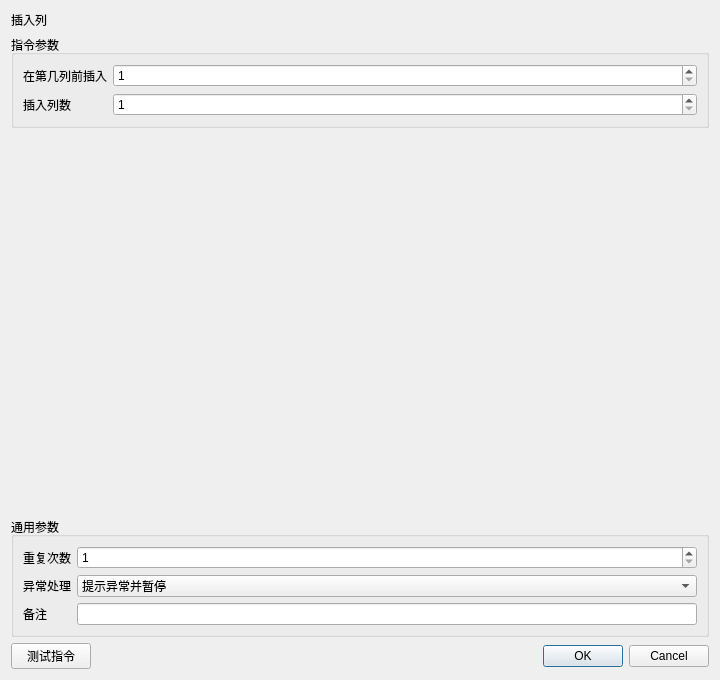
<?xml version="1.0" encoding="UTF-8"?><ui version="4.0"><class>InstructionEditor</class><widget class="QDialog" name="InstructionEditor"><property name="geometry"><rect><x>0</x><y>0</y><width>720</width><height>680</height></rect></property><layout class="QVBoxLayout" name="rootLayout"><item><widget class="QLabel" name="titleLabel"><property name="text"><string>插入列</string></property></widget></item><item><widget class="QGroupBox" name="parameterGroupBox"><property name="title"><string>指令参数</string></property><layout class="QFormLayout" name="parameterFormLayout"><item row="0" column="0"><widget class="QLabel" name="label_0"><property name="text"><string>在第几列前插入</string></property></widget></item><item row="0" column="1"><widget class="QSpinBox" name="parameter_0"><property name="minimum"><number>1</number></property><property name="maximum"><number>1000000</number></property><property name="value"><number>1</number></property></widget></item><item row="1" column="0"><widget class="QLabel" name="label_1"><property name="text"><string>插入列数</string></property></widget></item><item row="1" column="1"><widget class="QSpinBox" name="parameter_1"><property name="minimum"><number>1</number></property><property name="maximum"><number>1000000</number></property><property name="value"><number>1</number></property></widget></item></layout></widget></item><item><spacer name="verticalSpacer"><property name="orientation"><enum>Qt::Vertical</enum></property><property name="sizeHint" stdset="0"><size><width>20</width><height>20</height></size></property></spacer></item>
<item><widget class="QGroupBox" name="commonGroupBox"><property name="title"><string>通用参数</string></property><layout class="QFormLayout" name="commonFormLayout">
<item row="0" column="0"><widget class="QLabel" name="repeatLabel"><property name="text"><string>重复次数</string></property></widget></item><item row="0" column="1"><widget class="QSpinBox" name="repeatSpinBox"><property name="minimum"><number>1</number></property><property name="maximum"><number>999999</number></property><property name="value"><number>1</number></property></widget></item>
<item row="1" column="0"><widget class="QLabel" name="errorPolicyLabel"><property name="text"><string>异常处理</string></property></widget></item><item row="1" column="1"><widget class="QComboBox" name="errorPolicyComboBox"><item><property name="text"><string>自动跳过</string></property></item><item><property name="text"><string>提示异常并暂停</string></property></item><item><property name="text"><string>提示异常并停止</string></property></item><property name="currentIndex"><number>1</number></property></widget></item>
<item row="2" column="0"><widget class="QLabel" name="noteLabel"><property name="text"><string>备注</string></property></widget></item><item row="2" column="1"><widget class="QLineEdit" name="noteEdit"/></item>
</layout></widget></item>
<item><layout class="QHBoxLayout" name="footerLayout"><item><widget class="QPushButton" name="testButton"><property name="text"><string>测试指令</string></property></widget></item><item><spacer name="footerSpacer"><property name="orientation"><enum>Qt::Horizontal</enum></property><property name="sizeHint" stdset="0"><size><width>40</width><height>20</height></size></property></spacer></item><item><widget class="QDialogButtonBox" name="buttonBox"><property name="standardButtons"><set>QDialogButtonBox::Cancel|QDialogButtonBox::Ok</set></property></widget></item></layout></item>
</layout></widget><resources/><connections/></ui>
